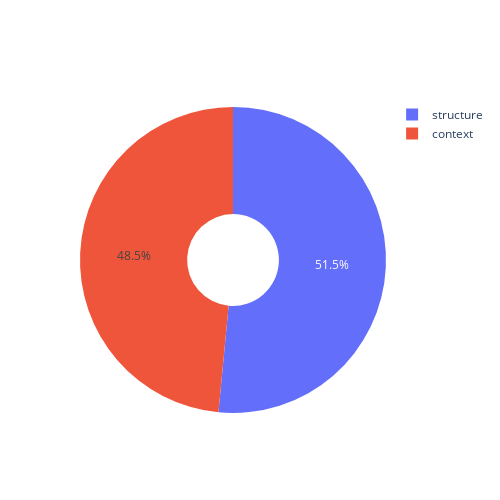

Notebook source saved alongside this figure:
### Code cell
import plotly.graph_objects as go

labels = ['context','structure']
values = [64,68]

# Use `hole` to create a donut-like pie chart
layout = go.Layout(autosize=False,
    width=500,
    height=500)
fig = go.Figure(data=[go.Pie(labels=labels, values=values, hole=.3)],layout=layout)
fig.show()

### Figure 1 — Plotly figure (JSON) as saved in the notebook; plotly's stock layout.template omitted (floating-point values rounded to 4 significant figures)
{"data": [{"hole": 0.3, "labels": ["context", "structure"], "type": "pie", "values": [64, 68]}], "layout": {"autosize": false, "height": 500, "width": 500}}
